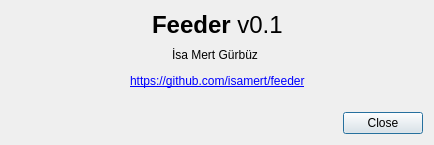
<?xml version="1.0" encoding="UTF-8"?>
<ui version="4.0">
 <class>AboutDialog</class>
 <widget class="QDialog" name="AboutDialog">
  <property name="geometry">
   <rect>
    <x>0</x>
    <y>0</y>
    <width>434</width>
    <height>145</height>
   </rect>
  </property>
  <property name="windowTitle">
   <string>About Feeder</string>
  </property>
  <layout class="QGridLayout" name="gridLayout">
   <item row="0" column="0">
    <layout class="QHBoxLayout" name="horizontalLayout_3">
     <item>
      <spacer name="horizontalSpacer_5">
       <property name="orientation">
        <enum>Qt::Horizontal</enum>
       </property>
       <property name="sizeHint" stdset="0">
        <size>
         <width>40</width>
         <height>20</height>
        </size>
       </property>
      </spacer>
     </item>
     <item>
      <widget class="QLabel" name="label_2">
       <property name="font">
        <font>
         <pointsize>18</pointsize>
        </font>
       </property>
       <property name="text">
        <string>&lt;b&gt;Feeder&lt;/b&gt; v0.1</string>
       </property>
      </widget>
     </item>
     <item>
      <spacer name="horizontalSpacer_6">
       <property name="orientation">
        <enum>Qt::Horizontal</enum>
       </property>
       <property name="sizeHint" stdset="0">
        <size>
         <width>40</width>
         <height>20</height>
        </size>
       </property>
      </spacer>
     </item>
    </layout>
   </item>
   <item row="1" column="0">
    <layout class="QHBoxLayout" name="horizontalLayout">
     <item>
      <spacer name="horizontalSpacer_4">
       <property name="orientation">
        <enum>Qt::Horizontal</enum>
       </property>
       <property name="sizeHint" stdset="0">
        <size>
         <width>40</width>
         <height>20</height>
        </size>
       </property>
      </spacer>
     </item>
     <item>
      <widget class="QLabel" name="label">
       <property name="text">
        <string>İsa Mert Gürbüz &lt;isamertgurbuz@gmail.com&gt;</string>
       </property>
      </widget>
     </item>
     <item>
      <spacer name="horizontalSpacer_3">
       <property name="orientation">
        <enum>Qt::Horizontal</enum>
       </property>
       <property name="sizeHint" stdset="0">
        <size>
         <width>40</width>
         <height>20</height>
        </size>
       </property>
      </spacer>
     </item>
    </layout>
   </item>
   <item row="2" column="0">
    <layout class="QHBoxLayout" name="horizontalLayout_2">
     <item>
      <spacer name="horizontalSpacer">
       <property name="orientation">
        <enum>Qt::Horizontal</enum>
       </property>
       <property name="sizeHint" stdset="0">
        <size>
         <width>40</width>
         <height>20</height>
        </size>
       </property>
      </spacer>
     </item>
     <item>
      <widget class="QLabel" name="label_3">
       <property name="text">
        <string>&lt;a href=&quot;https://github.com/isamert/feeder&quot;&gt;https://github.com/isamert/feeder&lt;/a&gt;</string>
       </property>
      </widget>
     </item>
     <item>
      <spacer name="horizontalSpacer_2">
       <property name="orientation">
        <enum>Qt::Horizontal</enum>
       </property>
       <property name="sizeHint" stdset="0">
        <size>
         <width>40</width>
         <height>20</height>
        </size>
       </property>
      </spacer>
     </item>
    </layout>
   </item>
   <item row="3" column="0">
    <spacer name="verticalSpacer">
     <property name="orientation">
      <enum>Qt::Vertical</enum>
     </property>
     <property name="sizeHint" stdset="0">
      <size>
       <width>20</width>
       <height>40</height>
      </size>
     </property>
    </spacer>
   </item>
   <item row="4" column="0">
    <layout class="QHBoxLayout" name="horizontalLayout_4">
     <item>
      <spacer name="horizontalSpacer_7">
       <property name="orientation">
        <enum>Qt::Horizontal</enum>
       </property>
       <property name="sizeHint" stdset="0">
        <size>
         <width>40</width>
         <height>20</height>
        </size>
       </property>
      </spacer>
     </item>
     <item>
      <widget class="QPushButton" name="pushButton">
       <property name="text">
        <string>Close</string>
       </property>
      </widget>
     </item>
    </layout>
   </item>
  </layout>
 </widget>
 <resources/>
 <connections>
  <connection>
   <sender>pushButton</sender>
   <signal>clicked()</signal>
   <receiver>AboutDialog</receiver>
   <slot>hide()</slot>
   <hints>
    <hint type="sourcelabel">
     <x>363</x>
     <y>156</y>
    </hint>
    <hint type="destinationlabel">
     <x>154</x>
     <y>141</y>
    </hint>
   </hints>
  </connection>
 </connections>
</ui>
